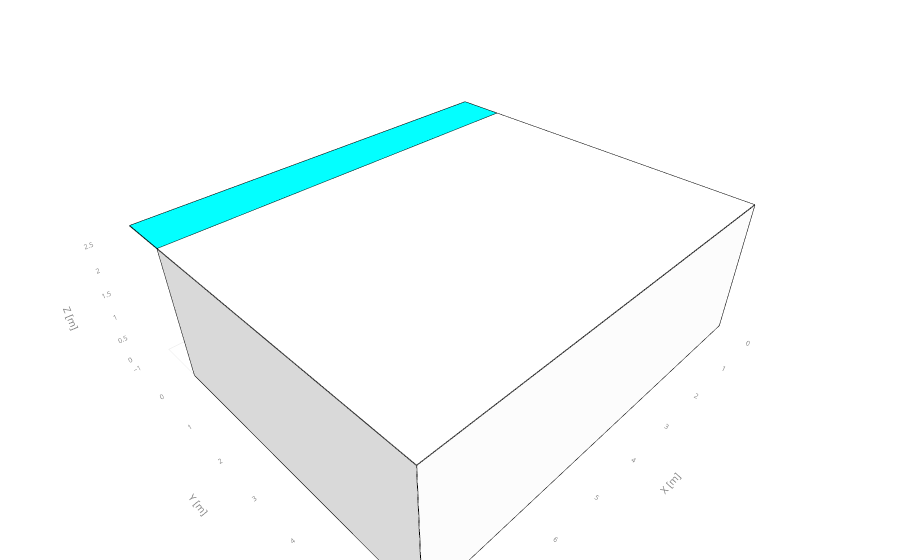

The cell this chart's notebook holds for it:
### Code cell
import datetime as dt
date = dt.datetime(2001,10,1,14,0)

pro.show_3D( jupyter=True)

### Figure 1 — Plotly figure (JSON) as saved in the notebook; plotly's stock layout.template omitted (floating-point values rounded to 4 significant figures)
{"data": [{"color": "rgb(255,255,255)", "flatshading": true, "hovertemplate": "<b>north_wall</b><extra></extra>", "i": [3, 1], "j": [0, 2], "k": [1, 3], "lighting": {"ambient": 0.85, "diffuse": 0.5, "specular": 0.05}, "name": "north_wall", "opacity": 1, "type": "mesh3d", "x": [8.0, 0.0, 0.0, 8.0], "y": [6.0, 6.0, 6.0, 6.0], "z": [0.0, 0.0, 2.7, 2.7]}, {"hoverinfo": "skip", "line": {"color": "black", "width": 2}, "mode": "lines", "showlegend": false, "type": "scatter3d", "x": [8, 0, 0, 8, 8, null], "y": [6, 6.0, 6.0, 6, 6, null], "z": [0, 0, 2.7, 2.7, 0, null]}, {"color": "rgb(255,255,255)", "flatshading": true, "hovertemplate": "<b>east_wall</b><extra></extra>", "i": [3, 1], "j": [0, 2], "k": [1, 3], "lighting": {"ambient": 0.85, "diffuse": 0.5, "specular": 0.05}, "name": "east_wall", "opacity": 1, "type": "mesh3d", "x": [8.0, 8.0, 8.0, 8.0], "y": [0.0, 6.0, 6.0, 0.0], "z": [0.0, 0.0, 2.7, 2.7]}, {"hoverinfo": "skip", "line": {"color": "black", "width": 2}, "mode": "lines", "showlegend": false, "type": "scatter3d", "x": [8, 8, 8, 8, 8, null], "y": [0, 6, 6, 0, 0, null], "z": [0, 0, 2.7, 2.7, 0, null]}, {"color": "rgb(255,255,255)", "flatshading": true, "hovertemplate": "<b>south_wall</b><extra></extra>", "i": [0, 5, 0, 3, 7, 3, 5, 8, 1, 9, 11, 2, 11, 8], "j": [5, 0, 4, 7, 3, 6, 8, 1, 8, 1, 10, 10, 2, 11], "k": [4, 1, 7, 6, 0, 11, 6, 9, 5, 10, 2, 1, 3, 6], "lighting": {"ambient": 0.85, "diffuse": 0.5, "specular": 0.05}, "name": "south_wall", "opacity": 1, "type": "mesh3d", "x": [0.0, 8.0, 8.0, 0.0, 0.5, 3.5, 3.5, 0.5, 4.5, 7.5, 7.5, 4.5], "y": [0.0, 0.0, 0.0, 0.0, 0.0, 0.0, 0.0, 0.0, 0.0, 0.0, 0.0, 0.0], "z": [0.0, 0.0, 2.7, 2.7, 0.2, 0.2, 2.2, 2.2, 0.2, 0.2, 2.2, 2.2]}, {"hoverinfo": "skip", "line": {"color": "black", "width": 2}, "mode": "lines", "showlegend": false, "type": "scatter3d", "x": [0, 8, 8, 0, 0, null], "y": [0, 0, 0, 0, 0, null], "z": [0, 0, 2.7, 2.7, 0, null]}, {"color": "rgb(15,0,251)", "flatshading": true, "hovertemplate": "<b>south_window_1</b><extra></extra>", "i": [3, 1], "j": [0, 2], "k": [1, 3], "lighting": {"ambient": 0.85, "diffuse": 0.5, "specular": 0.05}, "name": "south_window_1", "opacity": 0.6, "type": "mesh3d", "x": [0.5, 3.5, 3.5, 0.5], "y": [0.0, 0.0, 0.0, 0.0], "z": [0.2, 0.2, 2.2, 2.2]}, {"hoverinfo": "skip", "line": {"color": "black", "width": 2}, "mode": "lines", "showlegend": false, "type": "scatter3d", "x": [0.5, 3.5, 3.5, 0.5, 0.5, null], "y": [0, 0, 0, 0, 0, null], "z": [0.2, 0.2, 2.2, 2.2, 0.2, null]}, {"color": "rgb(15,0,251)", "flatshading": true, "hovertemplate": "<b>south_window_2</b><extra></extra>", "i": [3, 1], "j": [0, 2], "k": [1, 3], "lighting": {"ambient": 0.85, "diffuse": 0.5, "specular": 0.05}, "name": "south_window_2", "opacity": 0.6, "type": "mesh3d", "x": [4.5, 7.5, 7.5, 4.5], "y": [0.0, 0.0, 0.0, 0.0], "z": [0.2, 0.2, 2.2, 2.2]}, {"hoverinfo": "skip", "line": {"color": "black", "width": 2}, "mode": "lines", "showlegend": false, "type": "scatter3d", "x": [4.5, 7.5, 7.5, 4.5, 4.5, null], "y": [0, 0, 0, 0, 0, null], "z": [0.2, 0.2, 2.2, 2.2, 0.2, null]}, {"color": "rgb(255,255,255)", "flatshading": true, "hovertemplate": "<b>west_wall</b><extra></extra>", "i": [3, 1], "j": [0, 2], "k": [1, 3], "lighting": {"ambient": 0.85, "diffuse": 0.5, "specular": 0.05}, "name": "west_wall", "opacity": 1, "type": "mesh3d", "x": [0.0, 3.674e-16, 3.674e-16, 0.0], "y": [6.0, 0.0, 0.0, 6.0], "z": [0.0, 0.0, 2.7, 2.7]}, {"hoverinfo": "skip", "line": {"color": "black", "width": 2}, "mode": "lines", "showlegend": false, "type": "scatter3d", "x": [0, 3.674e-16, 3.674e-16, 0, 0, null], "y": [6, 0, 0, 6, 6, null], "z": [0, 0, 2.7, 2.7, 0, null]}, {"color": "rgb(255,255,255)", "flatshading": true, "hovertemplate": "<b>roof_wall</b><extra></extra>", "i": [3, 1], "j": [0, 2], "k": [1, 3], "lighting": {"ambient": 0.85, "diffuse": 0.5, "specular": 0.05}, "name": "roof_wall", "opacity": 1, "type": "mesh3d", "x": [0.0, 8.0, 8.0, 0.0], "y": [0.0, 0.0, 6.0, 6.0], "z": [2.7, 2.7, 2.7, 2.7]}, {"hoverinfo": "skip", "line": {"color": "black", "width": 2}, "mode": "lines", "showlegend": false, "type": "scatter3d", "x": [0, 8, 8, 0, 0, null], "y": [0, 0, 6, 6, 0, null], "z": [2.7, 2.7, 2.7, 2.7, 2.7, null]}, {"color": "rgb(255,255,255)", "flatshading": true, "hovertemplate": "<b>floor_wall</b><extra></extra>", "i": [3, 1], "j": [0, 2], "k": [1, 3], "lighting": {"ambient": 0.85, "diffuse": 0.5, "specular": 0.05}, "name": "floor_wall", "opacity": 1, "type": "mesh3d", "x": [0.0, 8.0, 8.0, 0.0], "y": [6.0, 6.0, 0.0, 0.0], "z": [0.0, 0.0, 3.674e-16, 3.674e-16]}, {"hoverinfo": "skip", "line": {"color": "black", "width": 2}, "mode": "lines", "showlegend": false, "type": "scatter3d", "x": [0, 8, 8, 0, 0, null], "y": [6, 6, 0, 0, 6, null], "z": [0, 0, 3.674e-16, 3.674e-16, 0, null]}, {"color": "rgb(0,255,255)", "flatshading": true, "hovertemplate": "<b>overhang</b><extra></extra>", "i": [3, 1], "j": [0, 2], "k": [1, 3], "lighting": {"ambient": 0.85, "diffuse": 0.5, "specular": 0.05}, "name": "overhang", "opacity": 1, "type": "mesh3d", "x": [0.0, 8.0, 8.0, 0.0], "y": [-1.0, -1.0, 0.0, 0.0], "z": [2.7, 2.7, 2.7, 2.7]}, {"hoverinfo": "skip", "line": {"color": "black", "width": 2}, "mode": "lines", "showlegend": false, "type": "scatter3d", "x": [0, 8, 8, 0, 0, null], "y": [-1, -1, 0, 0, -1, null], "z": [2.7, 2.7, 2.7, 2.7, 2.7, null]}, {"hoverinfo": "skip", "line": {"color": "rgba(100,100,100,0.5)", "width": 1}, "mode": "lines", "showlegend": false, "type": "scatter3d", "x": [0, 8, 8, 0, 0], "y": [-1, -1, 6.0, 6.0, -1], "z": [0, 0, 0, 0, 0]}, {"hoverinfo": "skip", "line": {"color": "rgba(100,100,100,0.5)", "width": 1}, "mode": "lines", "showlegend": false, "type": "scatter3d", "x": [0, 0, 0, 0, 0], "y": [-1, 6.0, 6.0, -1, -1], "z": [0, 0, 2.7, 2.7, 0]}, {"hoverinfo": "skip", "line": {"color": "rgba(100,100,100,0.5)", "width": 1}, "mode": "lines", "showlegend": false, "type": "scatter3d", "x": [0, 8, 8, 0, 0], "y": [0, 0, 0, 0, 0], "z": [0, 0, 2.7, 2.7, 0]}], "layout": {"margin": {"b": 0, "l": 0, "r": 0, "t": 0}, "scene": {"aspectmode": "data", "xaxis": {"showbackground": false, "tickfont": {"color": "gray", "size": 9}, "title": {"font": {"color": "gray", "size": 10}, "text": "X [m]"}}, "yaxis": {"showbackground": false, "tickfont": {"color": "gray", "size": 9}, "title": {"font": {"color": "gray", "size": 10}, "text": "Y [m]"}}, "zaxis": {"showbackground": false, "tickfont": {"color": "gray", "size": 9}, "title": {"font": {"color": "gray", "size": 10}, "text": "Z [m]"}}}, "showlegend": false}}
